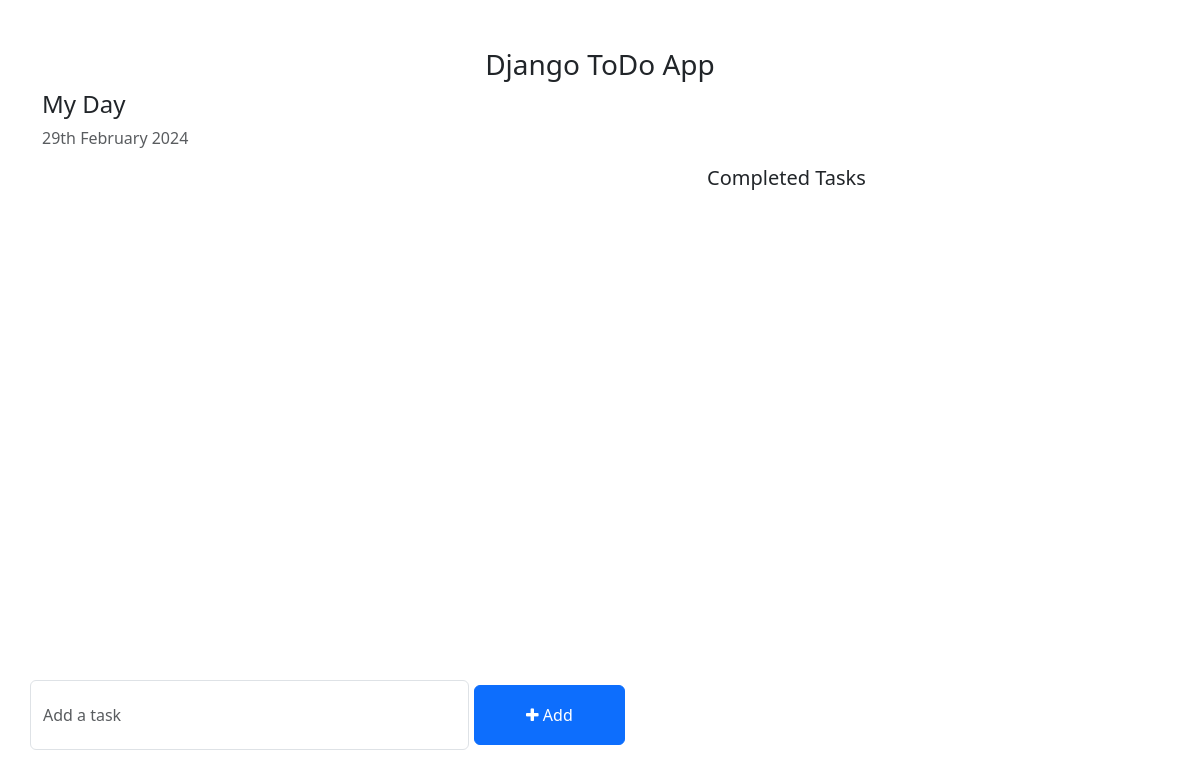
The app's page /, older data.
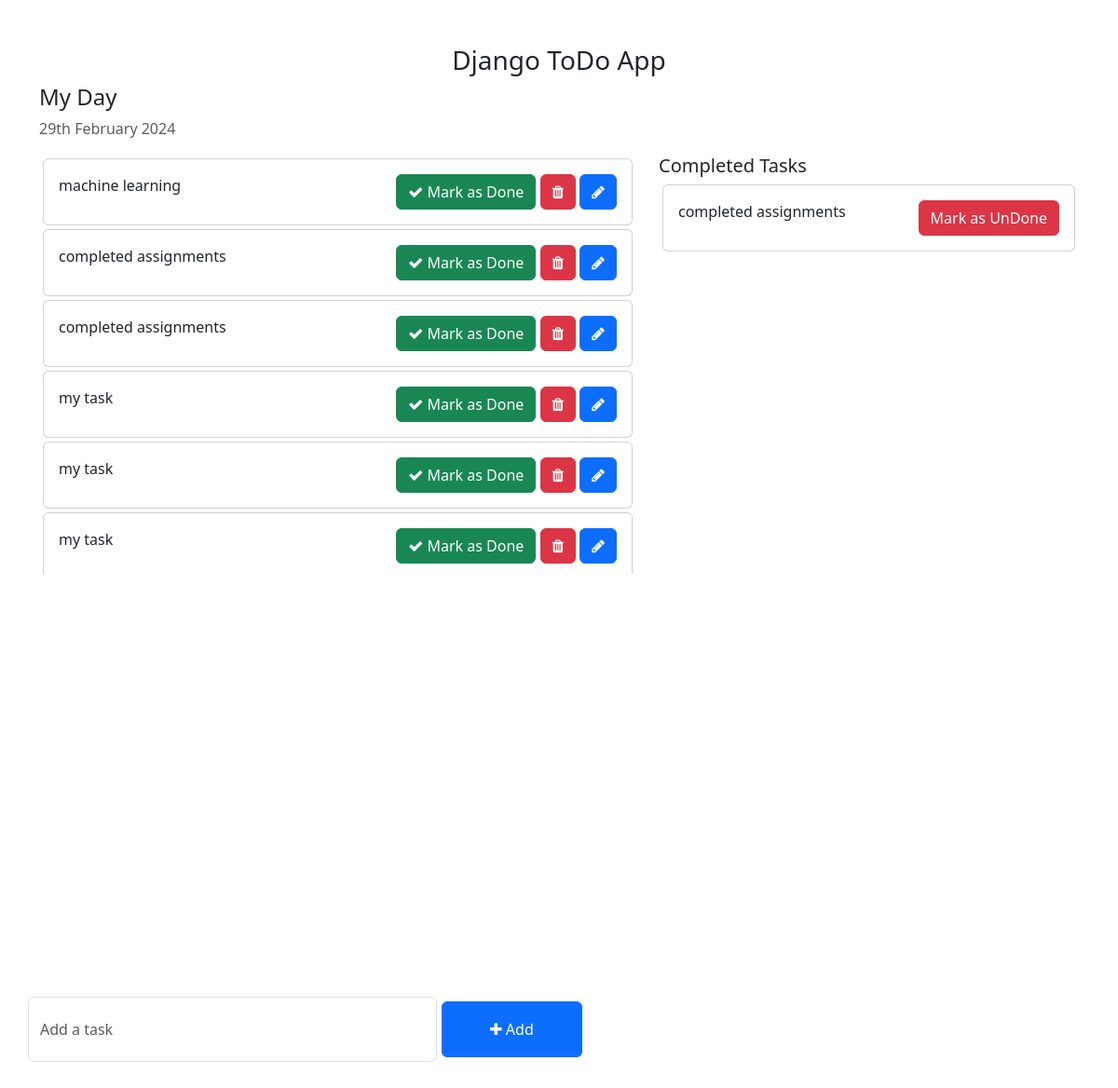
The same page, newer data.
### todo/models.py (models this page shows)
class Task(models.Model):
    task = models.CharField(max_length=255)
    is_completed=models.BooleanField(default=False)
    created_at=models.DateTimeField(auto_now_add =True)
    updated_at = models.DateTimeField(auto_now=True)
    def __str__(self):
        return self.task

### todo_main/views.py (the view)
# urls.py: 2. Add a URL to urlpatterns:  path('', views.home, name='home')
def home(request):
    tasks = Task.objects.filter(is_completed=False).order_by('-updated_at')
    completed_tasks = Task.objects.filter(is_completed=True)
    print(completed_tasks)
    context={
        'tasks':tasks,
        'completed_tasks':completed_tasks
    }
    return render(request,'home.html',context)

### templates/home.html (shortened to what this page needs)
<!DOCTYPE html>
<html lang="en">
<head>
    <link href="https://cdn.jsdelivr.net/npm/bootstrap@5.3.0-alpha1/dist/css/bootstrap.min.css" rel="stylesheet">
    <link rel="stylesheet" href="https://cdnjs.cloudflare.com/ajax/libs/font-awesome/4.7.0/css/font-awesome.min.css">
</head>
<body>
    <div class="container">
        <h3 class="pt-5 text-center">Django ToDo App</h3>
        <div class="row">
            <h4>My Day</h4>
            <p class="text-muted">{% now "jS F Y" %}</p>
            <div class="col-md-7 col-lg-7" style="height: 450px; overflow: scroll;">
                {% for task in tasks %}
                <div class="card m-1">
                    <div class="card-body">
                        {{ task.task }}
                        <span style="position: relative; float: right;">
                            <a href="{% url 'mark_as_done' task.pk %}" class="btn btn-success"><i class="fa fa-check"></i> Mark as Done</a>
                            <a href="{% url 'delete_task' task.id %}" class="btn btn-danger"><i class="fa fa-trash"></i></a>
                            <a  href="{% url 'edit_task' task.id %}" class="btn btn-primary"><i class="fa fa-pencil"></i></a>
                        </span>
                    </div>
                </div>
               {% endfor %}
            </div>
            <div class="col-md-5 col-lg-5">
                <h5>Completed Tasks</h5>
                {% for task in completed_tasks%}
                <div class="card m-1">
                    <div class="card-body">
                        {{ task.task }}
                        <span style="position: relative; float: right;">
                            <a href="{% url 'mark_as_undone' task.pk %}" class="btn btn-danger"> Mark as UnDone</a>
                        </span>
                    </div>
                </div>
                {% endfor %}
            </div>
        </div>
        <div class="row">
            <div class="col-md-6 col-lg-6 p-0" style="position: absolute; bottom: 50px;">
                <form action="{% url 'add_task' %}" method="POST">
                    <div class="form-group">
                        <span style="display: flex;">
                            <input type="text" name="task" class="form-control" placeholder="Add a task">
                            <button type="submit" class="btn btn-primary" style="width: 200px; margin: 5px;"><i class="fa fa-plus"></i> Add</button>
                        </span>
                    </div>
                </form>
            </div>
        </div>
    </div>
</body>
</html>

Row changes from the older to the newer data that the page shows:
added Task: task "machine learning", shown under "My Day"
added Task: task "completed assignments", shown under "My Day"
added Task: task "completed assignments", shown under "My Day"
added Task: task "my task", shown under "My Day"
added Task: task "my task", shown under "My Day"
added Task: task "my task", shown under "My Day"
added Task: task "completed assignments", shown under "Completed Tasks"
